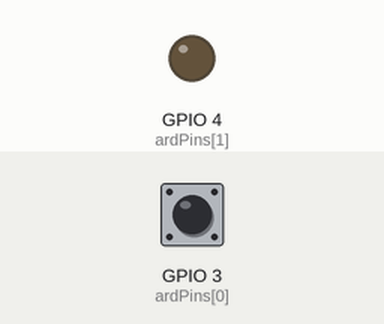
Simulated run of this program. Board: Raspberry Pi (BCM pin numbers). Parts: output pins drawn as LEDs (lit = HIGH). Dashed ring = blinking. The test bench sets the inputs (shaded band); at power-on: GPIO 3 (ardPins[0]) HIGH. The clock reads 2024-03-15 10:24:30 at power-on unless the program sets it.

Above: at 0.1 s.
At 1.2 s:
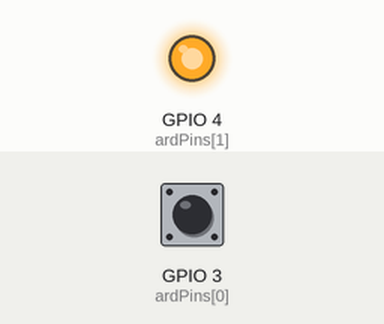
1.3 s: GPIO 3 (ardPins[0]) pulled LOW for 3.2 s
At 4.8 s:
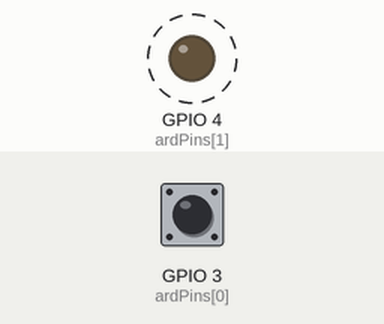
Timing chart, 0 to 12.0 s (numbered marks = the images above; inputs shaded):
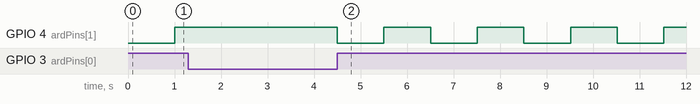

Measured:
- by itself, GPIO 4 (ardPins[1]): alternates HIGH for 1.0 s and LOW for 1.0 s

The program:

c.py
```python
import RPi.GPIO as GPIO
import time

# 3 input, 4 output
ardPins = [3, 4]
lastTime = 0
ledState = False

GPIO.setmode(GPIO.BCM)
GPIO.setup(ardPins[0], GPIO.IN, pull_up_down=GPIO.PUD_UP)
GPIO.setup(ardPins[1], GPIO.OUT)

# Geeft de tijd dat de applicatie draait terug in milliseconden
def millis():
    return time.time() * 1000

while True:
    if GPIO.input(ardPins[0]):
        # Als er 1000 milliseconden gepasseerd is sinds de laatste keer dat de LED geknipperd heeft
        if millis() - lastTime >= 1000:
            lastTime = millis()
            if ledState:
                GPIO.output(ardPins[1], GPIO.HIGH)
                ledState = False
            else:
                GPIO.output(ardPins[1], GPIO.LOW)
                ledState = True
```
